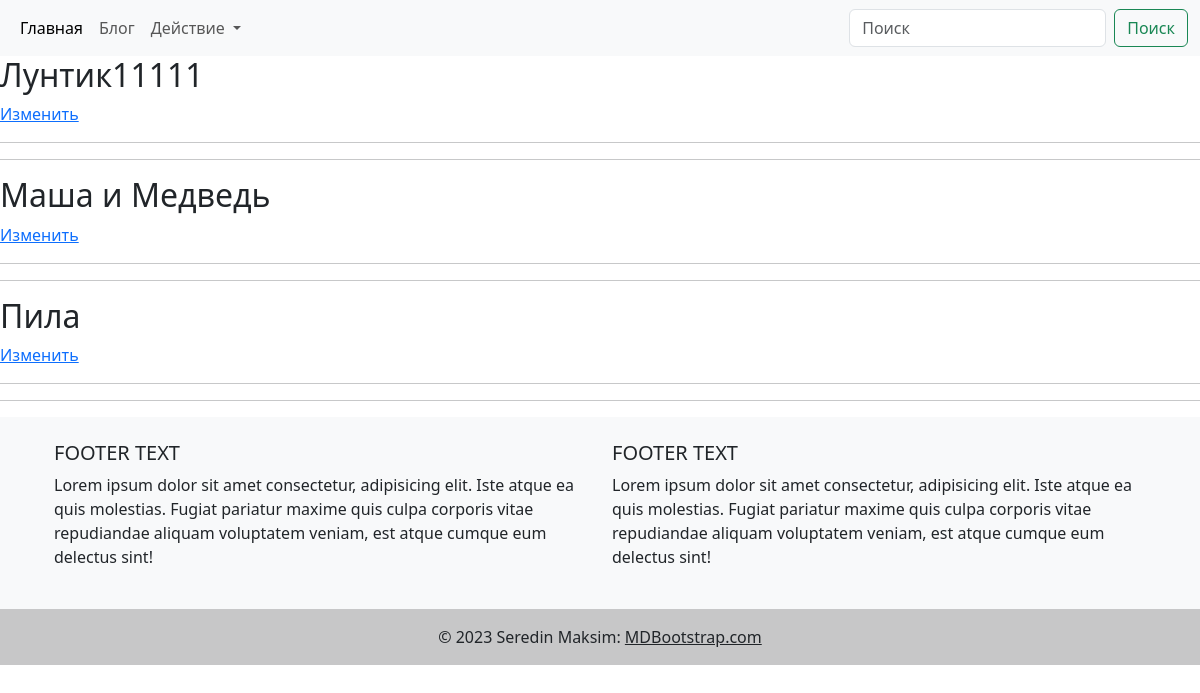
/update_list/, run on an earlier commit of the app's database.
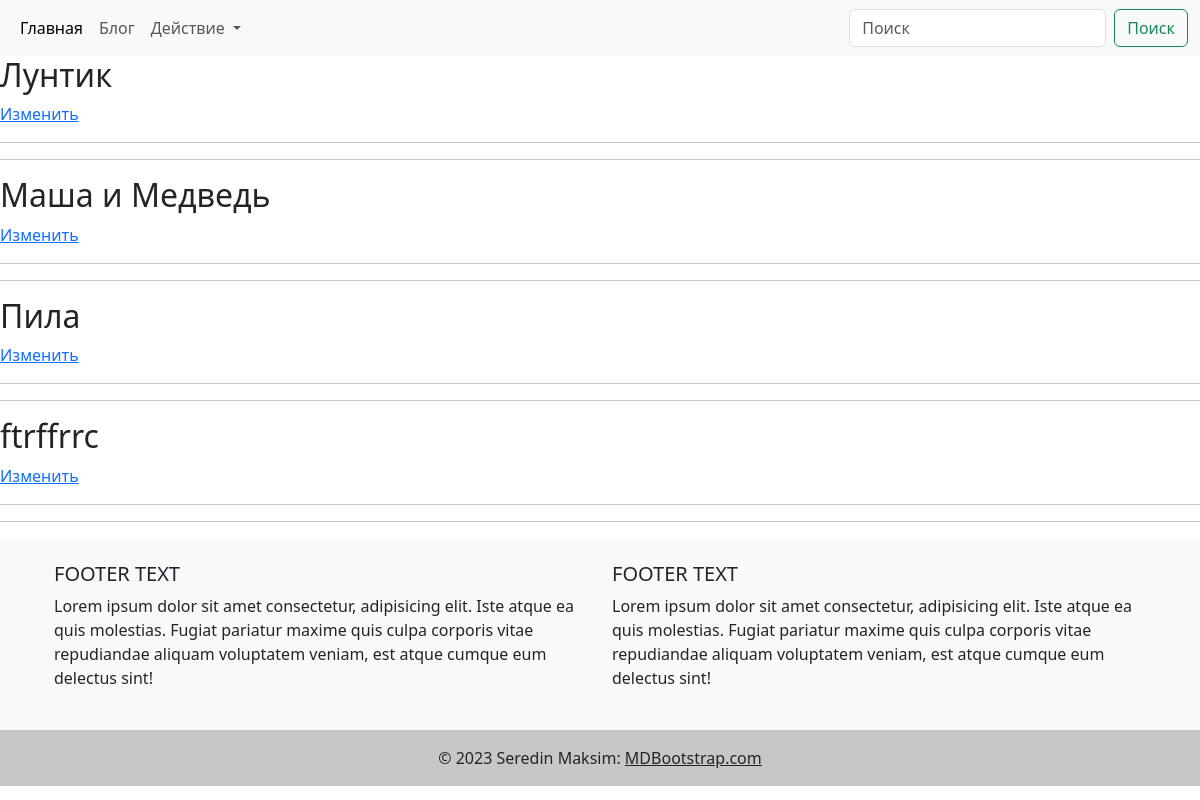
And on a later commit of the database.
### tv_shows/models.py (models this page shows, shortened)
class TvShow(models.Model):
    CHOICE_ACT = (
        ('ДА', "ДА"),
        ('НЕТ', "НЕТ")
    )
    title = models.CharField(max_length=100)
    description = models.TextField()
    image = models.FileField(upload_to='film/', null=True)
    act = models.CharField(max_length=100, choices=CHOICE_ACT)
    cost = models.PositiveIntegerField()
    created_at = models.DateTimeField(auto_now_add=True)

### tv_shows/views.py (the view)
# urls.py: path('update_list/', views.UpdateShowView.as_view()),
class UpdateShowView(generic.ListView):
    template_name = 'crud/update_film_list.html'
    queryset = models.TvShow.objects.all()
    def get_queryset(self):
        return models.TvShow.objects.all()

### templates/crud/update_film_list.html
{% load static %}
{% include 'header.html' %}
<link rel="stylesheet" href="{% static 'css/style.css' %}">
 {% for i in object_list %}
        <h2>{{i.title}}</h2>
        <a href="/update_list/{{i.id}}/update/">Изменить</a>
        <hr>
        <hr>
{% endfor %}
{% include 'footer.html' %}

What changed in the data, as far as the page shows it:
changed TvShow: title "Лунтик11111" → "Лунтик"
added TvShow: title "ftrffrrc"
